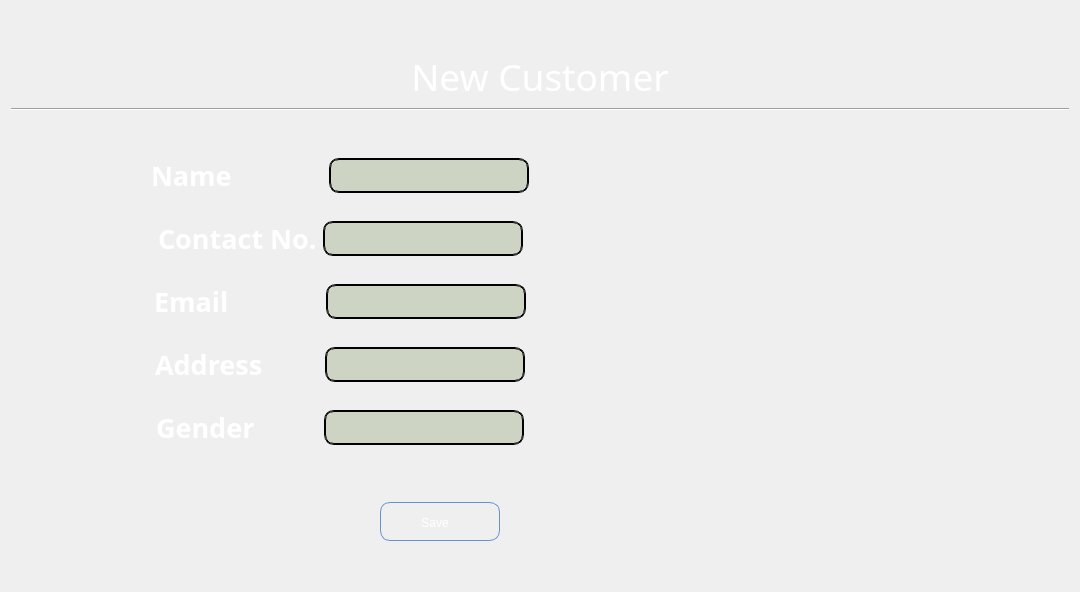
            <widget class="QWidget" name="new_Customer_Page">
             <property name="styleSheet">
              <string notr="true"/>
             </property>
             <layout class="QVBoxLayout" name="verticalLayout_5">
              <item>
               <spacer name="verticalSpacer_7">
                <property name="orientation">
                 <enum>Qt::Vertical</enum>
                </property>
                <property name="sizeHint" stdset="0">
                 <size>
                  <width>20</width>
                  <height>40</height>
                 </size>
                </property>
               </spacer>
              </item>
              <item>
               <widget class="QLabel" name="label">
                <property name="font">
                 <font>
                  <family>Snap ITC</family>
                  <pointsize>28</pointsize>
                 </font>
                </property>
                <property name="styleSheet">
                 <string notr="true">background:transparent;
color: rgb(255, 255, 255);</string>
                </property>
                <property name="text">
                 <string>New Customer</string>
                </property>
                <property name="alignment">
                 <set>Qt::AlignCenter</set>
                </property>
               </widget>
              </item>
              <item>
               <widget class="Line" name="line_3">
                <property name="orientation">
                 <enum>Qt::Horizontal</enum>
                </property>
               </widget>
              </item>
              <item>
               <spacer name="verticalSpacer">
                <property name="orientation">
                 <enum>Qt::Vertical</enum>
                </property>
                <property name="sizeHint" stdset="0">
                 <size>
                  <width>20</width>
                  <height>40</height>
                 </size>
                </property>
               </spacer>
              </item>
              <item>
               <layout class="QHBoxLayout" name="horizontalLayout_3">
                <property name="leftMargin">
                 <number>100</number>
                </property>
                <property name="rightMargin">
                 <number>500</number>
                </property>
                <item>
                 <spacer name="horizontalSpacer">
                  <property name="orientation">
                   <enum>Qt::Horizontal</enum>
                  </property>
                  <property name="sizeHint" stdset="0">
                   <size>
                    <width>40</width>
                    <height>20</height>
                   </size>
                  </property>
                 </spacer>
                </item>
                <item>
                 <widget class="QLabel" name="newCustomer_Name_label">
                  <property name="font">
                   <font>
                    <family>Perpetua Titling MT</family>
                    <pointsize>20</pointsize>
                    <weight>75</weight>
                    <bold>true</bold>
                   </font>
                  </property>
                  <property name="styleSheet">
                   <string notr="true">background:transparent;
color: rgb(255, 255, 255);</string>
                  </property>
                  <property name="text">
                   <string>Name             </string>
                  </property>
                 </widget>
                </item>
                <item>
                 <widget class="QLineEdit" name="newCustomer_Name_LineEdit">
                  <property name="sizePolicy">
                   <sizepolicy hsizetype="Expanding" vsizetype="Fixed">
                    <horstretch>0</horstretch>
                    <verstretch>0</verstretch>
                   </sizepolicy>
                  </property>
                  <property name="minimumSize">
                   <size>
                    <width>200</width>
                    <height>0</height>
                   </size>
                  </property>
                  <property name="maximumSize">
                   <size>
                    <width>190</width>
                    <height>35</height>
                   </size>
                  </property>
                  <property name="styleSheet">
                   <string notr="true">QLineEdit{
font: 75 14pt &quot;MS Shell Dlg 2&quot;;
background: rgba(90, 120, 50, 59);
	color: rgb(255, 255, 255);
    selection-color: white;   
    border: 2px groove black;
    border-radius: 10px;
    padding: 2px 4px;
}</string>
                  </property>
                  <property name="text">
                   <string/>
                  </property>
                 </widget>
                </item>
                <item>
                 <spacer name="horizontalSpacer_6">
                  <property name="orientation">
                   <enum>Qt::Horizontal</enum>
                  </property>
                  <property name="sizeHint" stdset="0">
                   <size>
                    <width>40</width>
                    <height>20</height>
                   </size>
                  </property>
                 </spacer>
                </item>
               </layout>
              </item>
              <item>
               <spacer name="verticalSpacer_3">
                <property name="orientation">
                 <enum>Qt::Vertical</enum>
                </property>
                <property name="sizeType">
                 <enum>QSizePolicy::Preferred</enum>
                </property>
                <property name="sizeHint" stdset="0">
                 <size>
                  <width>20</width>
                  <height>20</height>
                 </size>
                </property>
               </spacer>
              </item>
              <item>
               <layout class="QHBoxLayout" name="horizontalLayout_4">
                <property name="leftMargin">
                 <number>100</number>
                </property>
                <property name="rightMargin">
                 <number>500</number>
                </property>
                <item>
                 <spacer name="horizontalSpacer_2">
                  <property name="orientation">
                   <enum>Qt::Horizontal</enum>
                  </property>
                  <property name="sizeHint" stdset="0">
                   <size>
                    <width>40</width>
                    <height>20</height>
                   </size>
                  </property>
                 </spacer>
                </item>
                <item>
                 <widget class="QLabel" name="newCustomer_Contact_label">
                  <property name="font">
                   <font>
                    <family>Perpetua Titling MT</family>
                    <pointsize>20</pointsize>
                    <weight>75</weight>
                    <bold>true</bold>
                   </font>
                  </property>
                  <property name="styleSheet">
                   <string notr="true">background:transparent;
color: rgb(255, 255, 255);</string>
                  </property>
                  <property name="text">
                   <string>Contact No.</string>
                  </property>
                 </widget>
                </item>
                <item>
                 <widget class="QLineEdit" name="newCustomer_Contact_LineEdit">
                  <property name="minimumSize">
                   <size>
                    <width>200</width>
                    <height>0</height>
                   </size>
                  </property>
                  <property name="maximumSize">
                   <size>
                    <width>190</width>
                    <height>35</height>
                   </size>
                  </property>
                  <property name="styleSheet">
                   <string notr="true">QLineEdit{
font: 75 14pt &quot;MS Shell Dlg 2&quot;;
background: rgba(90, 120, 50, 59);
color: rgb(255, 255, 255);
    selection-color: white;   
    border: 2px groove black;
    border-radius: 10px;
    padding: 2px 4px;
}</string>
                  </property>
                 </widget>
                </item>
                <item>
                 <spacer name="horizontalSpacer_7">
                  <property name="orientation">
                   <enum>Qt::Horizontal</enum>
                  </property>
                  <property name="sizeHint" stdset="0">
                   <size>
                    <width>40</width>
                    <height>20</height>
                   </size>
                  </property>
                 </spacer>
                </item>
               </layout>
              </item>
              <item>
               <spacer name="verticalSpacer_4">
                <property name="orientation">
                 <enum>Qt::Vertical</enum>
                </property>
                <property name="sizeType">
                 <enum>QSizePolicy::Preferred</enum>
                </property>
                <property name="sizeHint" stdset="0">
                 <size>
                  <width>20</width>
                  <height>20</height>
                 </size>
                </property>
               </spacer>
              </item>
              <item>
               <layout class="QHBoxLayout" name="horizontalLayout_5">
                <property name="leftMargin">
                 <number>100</number>
                </property>
                <property name="rightMargin">
                 <number>500</number>
                </property>
                <item>
                 <spacer name="horizontalSpacer_3">
                  <property name="orientation">
                   <enum>Qt::Horizontal</enum>
                  </property>
                  <property name="sizeHint" stdset="0">
                   <size>
                    <width>40</width>
                    <height>20</height>
                   </size>
                  </property>
                 </spacer>
                </item>
                <item>
                 <widget class="QLabel" name="newCustomer_Email_label">
                  <property name="font">
                   <font>
                    <family>Perpetua Titling MT</family>
                    <pointsize>20</pointsize>
                    <weight>75</weight>
                    <bold>true</bold>
                   </font>
                  </property>
                  <property name="styleSheet">
                   <string notr="true">background:transparent;
color: rgb(255, 255, 255);</string>
                  </property>
                  <property name="text">
                   <string>Email             </string>
                  </property>
                 </widget>
                </item>
                <item>
                 <widget class="QLineEdit" name="newCustomer_Email_LineEdit">
                  <property name="minimumSize">
                   <size>
                    <width>200</width>
                    <height>0</height>
                   </size>
                  </property>
                  <property name="maximumSize">
                   <size>
                    <width>190</width>
                    <height>35</height>
                   </size>
                  </property>
                  <property name="styleSheet">
                   <string notr="true">QLineEdit{
font: 75 14pt &quot;MS Shell Dlg 2&quot;;
background: rgba(90, 120, 50, 59);
color: rgb(255, 255, 255);
    selection-color: white;   
    border: 2px groove black;
    border-radius: 10px;
    padding: 2px 4px;
}</string>
                  </property>
                 </widget>
                </item>
                <item>
                 <spacer name="horizontalSpacer_8">
                  <property name="orientation">
                   <enum>Qt::Horizontal</enum>
                  </property>
                  <property name="sizeHint" stdset="0">
                   <size>
                    <width>40</width>
                    <height>20</height>
                   </size>
                  </property>
                 </spacer>
                </item>
               </layout>
              </item>
              <item>
               <spacer name="verticalSpacer_5">
                <property name="orientation">
                 <enum>Qt::Vertical</enum>
                </property>
                <property name="sizeType">
                 <enum>QSizePolicy::Preferred</enum>
                </property>
                <property name="sizeHint" stdset="0">
                 <size>
                  <width>20</width>
                  <height>20</height>
                 </size>
                </property>
               </spacer>
              </item>
              <item>
               <layout class="QHBoxLayout" name="horizontalLayout_6">
                <property name="leftMargin">
                 <number>100</number>
                </property>
                <property name="rightMargin">
                 <number>500</number>
                </property>
                <item>
                 <spacer name="horizontalSpacer_4">
                  <property name="orientation">
                   <enum>Qt::Horizontal</enum>
                  </property>
                  <property name="sizeHint" stdset="0">
                   <size>
                    <width>40</width>
                    <height>20</height>
                   </size>
                  </property>
                 </spacer>
                </item>
                <item>
                 <widget class="QLabel" name="newCustomer_Address_label">
                  <property name="font">
                   <font>
                    <family>Perpetua Titling MT</family>
                    <pointsize>20</pointsize>
                    <weight>75</weight>
                    <bold>true</bold>
                   </font>
                  </property>
                  <property name="styleSheet">
                   <string notr="true">background:transparent;
color: rgb(255, 255, 255);</string>
                  </property>
                  <property name="text">
                   <string>Address        </string>
                  </property>
                 </widget>
                </item>
                <item>
                 <widget class="QLineEdit" name="newCustomer_Address_LineEdit">
                  <property name="minimumSize">
                   <size>
                    <width>200</width>
                    <height>0</height>
                   </size>
                  </property>
                  <property name="maximumSize">
                   <size>
                    <width>190</width>
                    <height>35</height>
                   </size>
                  </property>
                  <property name="styleSheet">
                   <string notr="true">QLineEdit{
font: 75 14pt &quot;MS Shell Dlg 2&quot;;
background: rgba(90, 120, 50, 59);
color: rgb(255, 255, 255);
    selection-color: white;   
    border: 2px groove black;
    border-radius: 10px;
    padding: 2px 4px;
}</string>
                  </property>
                 </widget>
                </item>
                <item>
                 <spacer name="horizontalSpacer_9">
                  <property name="orientation">
                   <enum>Qt::Horizontal</enum>
                  </property>
                  <property name="sizeHint" stdset="0">
                   <size>
                    <width>40</width>
                    <height>20</height>
                   </size>
                  </property>
                 </spacer>
                </item>
               </layout>
              </item>
              <item>
               <spacer name="verticalSpacer_6">
                <property name="orientation">
                 <enum>Qt::Vertical</enum>
                </property>
                <property name="sizeType">
                 <enum>QSizePolicy::Preferred</enum>
                </property>
                <property name="sizeHint" stdset="0">
                 <size>
                  <width>20</width>
                  <height>20</height>
                 </size>
                </property>
               </spacer>
              </item>
              <item>
               <layout class="QHBoxLayout" name="horizontalLayout_7">
                <property name="leftMargin">
                 <number>100</number>
                </property>
                <property name="rightMargin">
                 <number>500</number>
                </property>
                <item>
                 <spacer name="horizontalSpacer_5">
                  <property name="orientation">
                   <enum>Qt::Horizontal</enum>
                  </property>
                  <property name="sizeHint" stdset="0">
                   <size>
                    <width>40</width>
                    <height>20</height>
                   </size>
                  </property>
                 </spacer>
                </item>
                <item>
                 <widget class="QLabel" name="newCustomer_Gender_label">
                  <property name="font">
                   <font>
                    <family>Perpetua Titling MT</family>
                    <pointsize>20</pointsize>
                    <weight>75</weight>
                    <bold>true</bold>
                   </font>
                  </property>
                  <property name="styleSheet">
                   <string notr="true">background:transparent;
color: rgb(255, 255, 255);</string>
                  </property>
                  <property name="text">
                   <string>Gender         </string>
                  </property>
                 </widget>
                </item>
                <item>
                 <widget class="QLineEdit" name="newCustomer_Gender_LineEdit">
                  <property name="minimumSize">
                   <size>
                    <width>200</width>
                    <height>0</height>
                   </size>
                  </property>
                  <property name="maximumSize">
                   <size>
                    <width>190</width>
                    <height>35</height>
                   </size>
                  </property>
                  <property name="styleSheet">
                   <string notr="true">QLineEdit{
font: 75 14pt &quot;MS Shell Dlg 2&quot;;
background: rgba(90, 120, 50, 59);
color: rgb(255, 255, 255);
    selection-color: white;   
    border: 2px groove black;
    border-radius: 10px;
    padding: 2px 4px;
}</string>
                  </property>
                 </widget>
                </item>
                <item>
                 <spacer name="horizontalSpacer_10">
                  <property name="orientation">
                   <enum>Qt::Horizontal</enum>
                  </property>
                  <property name="sizeHint" stdset="0">
                   <size>
                    <width>40</width>
                    <height>20</height>
                   </size>
                  </property>
                 </spacer>
                </item>
               </layout>
              </item>
              <item>
               <layout class="QHBoxLayout" name="horizontalLayout_8">
                <property name="spacing">
                 <number>0</number>
                </property>
                <property name="topMargin">
                 <number>50</number>
                </property>
                <property name="rightMargin">
                 <number>200</number>
                </property>
                <item>
                 <widget class="QPushButton" name="newCustomer_Save">
                  <property name="minimumSize">
                   <size>
                    <width>30</width>
                    <height>30</height>
                   </size>
                  </property>
                  <property name="maximumSize">
                   <size>
                    <width>120</width>
                    <height>100</height>
                   </size>
                  </property>
                  <property name="styleSheet">
                   <string notr="true">QPushButton:hover{
 background-image: url(:/newPrefix/img3.jpg);
       /* background:  qlineargradient(x1 : 0, y1 : 0, x2 : 0, y2 :   1, stop :   0.0 #ffd9aa,
                stop :   0.5 #ffbb6e, stop :   0.55 #feae42, stop :   1.0 #fedb74);*/
}

QPushButton {
        border: 1px solid #6593cf;
		border-width: 1px;
        border-radius: 10px;
        padding: 5px 15px 2px 5px;
        background:transparent;/* qlineargradient(x1 : 0, y1 : 0, x2 : 0, y2 :   1, stop :   0.0 #f5f9ff,
                stop :   0.5 #c7dfff, stop :   0.55 #afd2ff, stop :   1.0 #c0dbff);*/
       color: rgb(255, 255, 255);
		
	font: 75 14pt &quot;MS Shell Dlg 2&quot;;
        font: bold large &quot;Arial&quot;;
        height: 30px;
}




QPushButton:pressed {
        /*  background: qlineargradient(x1 : 0, y1 : 0, x2 : 0, y2 :   1, stop :   0.0 #c0dbff,
        stop :   0.5 #cfd26f, stop :   0.55 #c7df6f, stop :   1.0 #f5f9ff);*/
	    background-image: url(:/newPrefix/Img1.jpg);
        padding-top: 2px;
        padding-left: 3px;

}


QPushButton:on {
        background: qlineargradient(x1 : 0, y1 : 0, x2 : 0, y2 :   1, stop :   0.0 #5AA72D,
        stop :   0.5 #B3E296, stop :   0.55 #B3E296, stop :   1.0 #f5f9ff);
        padding-top: 2px;
        padding-left: 3px;
}

QPushButton:disabled {
        background: transparent #e5e9ee;
        padding-top: 2px;        
        padding-left: 3px;
        color: black;
}</string>
                  </property>
                  <property name="text">
                   <string>Save</string>
                  </property>
                 </widget>
                </item>
               </layout>
              </item>
              <item>
               <spacer name="verticalSpacer_2">
                <property name="orientation">
                 <enum>Qt::Vertical</enum>
                </property>
                <property name="sizeHint" stdset="0">
                 <size>
                  <width>20</width>
                  <height>40</height>
                 </size>
                </property>
               </spacer>
              </item>
             </layout>
            </widget>
